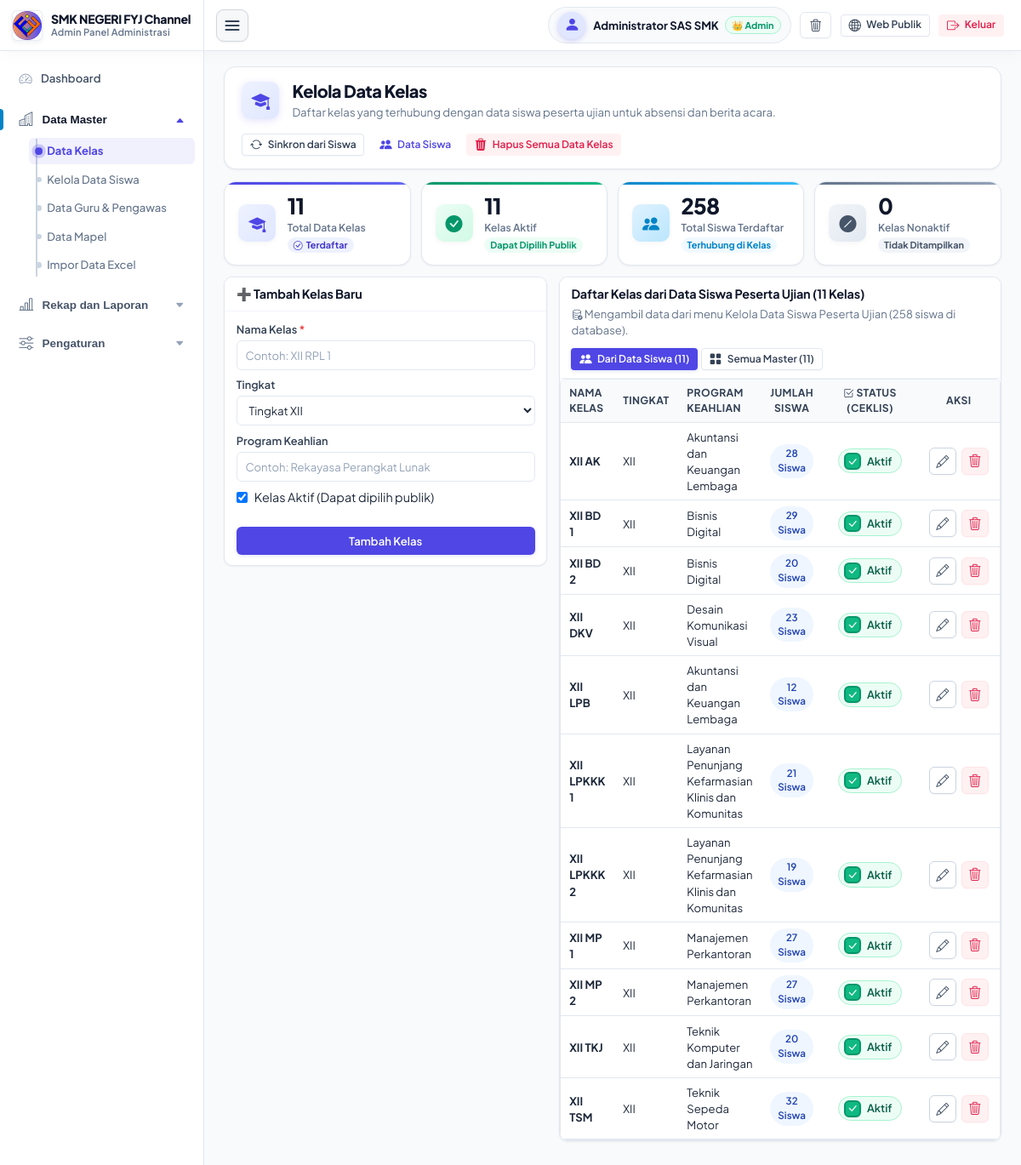
Page /admin/kelas.php (signed in) on the committed database.
### tables this page shows
CREATE TABLE kelas (
    id INTEGER PRIMARY KEY AUTOINCREMENT,
    nama_kelas VARCHAR(50) NOT NULL,
    tingkat VARCHAR(10) DEFAULT 'XII',
    program_keahlian VARCHAR(100) DEFAULT '',
    aktif INTEGER DEFAULT 1,
    created_at DATETIME,
    updated_at DATETIME
);

### config/database.php (called while the page is built, shortened)
<?php
function getDb(): PDO {
    static $pdo = null;
    if ($pdo !== null) {
        return $pdo;
    }
    if (DB_TYPE === 'sqlite') {
        $dsn = 'sqlite:' . DB_SQLITE_PATH;
        $pdo = new PDO($dsn, null, null, [
            PDO::ATTR_ERRMODE => PDO::ERRMODE_EXCEPTION,
            PDO::ATTR_DEFAULT_FETCH_MODE => PDO::FETCH_ASSOC,
        ]);
        $pdo->exec('PRAGMA foreign_keys = ON;');
        $pdo->exec('PRAGMA journal_mode = WAL;');
    }
    return $pdo;
}
function dbQuery(string $sql, array $params = []): PDOStatement {
    $db = getDb();
    $stmt = $db->prepare($sql);
    $stmt->execute($params);
    return $stmt;
}
function dbFetchAll(string $sql, array $params = []): array {
    $stmt = dbQuery($sql, $params);
    return $stmt->fetchAll();
}
function dbValue(string $sql, array $params = []) {
    $stmt = dbQuery($sql, $params);
    return $stmt->fetchColumn();
}

### admin/kelas.php (the view, shortened to what this page needs)
<?php
$totalSiswaGlobal = (int)dbValue("SELECT COUNT(*) FROM siswa");
$totalClassesAll = (int)dbValue("SELECT COUNT(*) FROM kelas");
$aktifClassesCount = (int)dbValue("SELECT COUNT(*) FROM kelas WHERE aktif = 1");
$nonaktifClassesCount = (int)dbValue("SELECT COUNT(*) FROM kelas WHERE aktif = 0");
$totalClassesWithStudents = (int)dbValue("SELECT COUNT(DISTINCT class_id) FROM siswa WHERE class_id > 0");
$editClass = null;
$viewSource = $_GET['source'] ?? ($totalSiswaGlobal > 0 ? 'siswa' : 'all');
if ($totalSiswaGlobal > 0 && $viewSource === 'siswa') {
    $classes = dbFetchAll("
        SELECT
            k.id,
            k.nama_kelas,
            k.tingkat,
            k.program_keahlian,
            k.aktif,
            COUNT(s.id) as total_siswa,
            SUM(CASE WHEN s.aktif = 1 THEN 1 ELSE 0 END) as total_siswa_aktif
        FROM kelas k
        INNER JOIN siswa s ON s.class_id = k.id
        GROUP BY k.id, k.nama_kelas, k.tingkat, k.program_keahlian, k.aktif
        ORDER BY k.tingkat DESC, k.nama_kelas ASC
    ");
}
require_once __DIR__ . '/layout_header.php';
?>
<div class="page-header-card">
    <div class="page-header-content">
        <div class="page-header-icon-box">
            <i class="bi bi-mortarboard-fill"></i>
        </div>
        <div>
            <h1 class="page-header-title">Kelola Data Kelas</h1>
            <p class="page-header-subtitle">
                Daftar kelas yang terhubung dengan data siswa peserta ujian untuk absensi dan berita acara.
            </p>
        </div>
    </div>
    <div class="page-header-actions" style="display: flex; gap: 0.5rem; align-items: center; flex-wrap: wrap;">
        <form method="POST" action="/admin/kelas.php" style="display: inline; margin: 0;">
            <button type="submit" class="btn btn-secondary btn-sm" title="Sinkronkan daftar kelas langsung dari data siswa peserta ujian">
                <i class="bi bi-arrow-repeat"></i> <span>Sinkron dari Siswa</span>
            </button>
        </form>
        <a href="/admin/siswa.php" class="btn btn-outline-primary btn-sm" title="Buka Menu Kelola Data Siswa Peserta Ujian">
            <i class="bi bi-people-fill"></i> <span>Data Siswa</span>
        </a>
        <?php if (!empty($classes) || $totalClassesAll > 0): ?>
            <button type="button" class="btn btn-danger-soft btn-sm" onclick="confirmResetAllKelas()" title="Kosongkan seluruh data kelas untuk persiapan periode baru">
                <i class="bi bi-trash3-fill"></i> <span>Hapus Semua Data Kelas</span>
            </button>
        <?php endif; ?>
    </div>
</div>
<div class="stats-grid">
    <div class="stat-card-modern">
        <div class="stat-accent-bar" style="background: linear-gradient(90deg, #4f46e5, #6366f1);"></div>
        <div class="stat-icon stat-icon-indigo">
            <i class="bi bi-mortarboard-fill"></i>
        </div>
        <div>
            <div class="stat-value"><?= $totalClassesAll ?></div>
            <div class="stat-label">Total Data Kelas</div>
            <span class="stat-meta-pill" style="background: #eef2ff; color: #4338ca;">
                <i class="bi bi-check-circle"></i> Terdaftar
            </span>
        </div>
    </div>
    <div class="stat-card-modern">
        <div class="stat-accent-bar" style="background: linear-gradient(90deg, #059669, #10b981);"></div>
        <div class="stat-icon" style="background: linear-gradient(135deg, #ecfdf5, #d1fae5); color: #059669;">
            <i class="bi bi-check-circle-fill"></i>
        </div>
        <div>
            <div class="stat-value"><?= $aktifClassesCount ?></div>
            <div class="stat-label">Kelas Aktif</div>
            <span class="stat-meta-pill" style="background: #ecfdf5; color: #059669;">
                Dapat Dipilih Publik
            </span>
        </div>
    </div>
    <div class="stat-card-modern">
        <div class="stat-accent-bar" style="background: linear-gradient(90deg, #0284c7, #38bdf8);"></div>
        <div class="stat-icon stat-icon-sky">
            <i class="bi bi-people-fill"></i>
        </div>
        <div>
            <div class="stat-value"><?= $totalSiswaGlobal ?></div>
            <div class="stat-label">Total Siswa Terdaftar</div>
            <span class="stat-meta-pill" style="background: #f0f9ff; color: #0284c7;">
                Terhubung di Kelas
            </span>
        </div>
    </div>
    <div class="stat-card-modern">
        <div class="stat-accent-bar" style="background: linear-gradient(90deg, #64748b, #94a3b8);"></div>
        <div class="stat-icon" style="background: linear-gradient(135deg, #f1f5f9, #e2e8f0); color: #475569;">
            <i class="bi bi-slash-circle-fill"></i>
        </div>
        <div>
            <div class="stat-value"><?= $nonaktifClassesCount ?></div>
            <div class="stat-label">Kelas Nonaktif</div>
            <span class="stat-meta-pill" style="background: #f1f5f9; color: #475569;">
                Tidak Ditampilkan
            </span>
        </div>
    </div>
</div>
<div class="split-layout" style="height: auto;">
    <div style="flex: 0 0 380px;">
        <div class="card">
            <div class="card-header">
                <span class="card-title"><?= $editClass ? '✏️ Edit Data Kelas' : '➕ Tambah Kelas Baru' ?></span>
            </div>
            <div class="card-body">
                <form method="POST" action="/admin/kelas.php">
                    <div class="form-group">
                        <label class="form-label" for="nama_kelas">Nama Kelas <span class="required">*</span></label>
                        <input type="text" name="nama_kelas" id="nama_kelas" class="form-control"
                               value="<?= htmlspecialchars($editClass['nama_kelas'] ?? '') ?>" placeholder="Contoh: XII RPL 1" required>
                    </div>
                    <div class="form-group">
                        <label class="form-label" for="tingkat">Tingkat</label>
                        <select name="tingkat" id="tingkat" class="form-select">
                            <option value="XII" <?= ($editClass['tingkat'] ?? 'XII') === 'XII' ? 'selected' : '' ?>>Tingkat XII</option>
                        </select>
                    </div>
                    <div class="form-group">
                        <label class="form-label" for="program_keahlian">Program Keahlian</label>
                        <input type="text" name="program_keahlian" id="program_keahlian" class="form-control"
                               value="<?= htmlspecialchars($editClass['program_keahlian'] ?? '') ?>" placeholder="Contoh: Rekayasa Perangkat Lunak">
                    </div>
                    <div class="form-group">
                        <label style="display: flex; align-items: center; gap: 0.5rem; cursor: pointer; font-size: 0.9rem;">
                            <input type="checkbox" name="aktif" value="1" <?= ($editClass['aktif'] ?? 1) == 1 ? 'checked' : '' ?>>
                            Kelas Aktif (Dapat dipilih publik)
                        </label>
                    </div>
                    <div style="display: flex; gap: 0.5rem; margin-top: 1.5rem;">
                        <button type="submit" class="btn btn-primary" style="flex: 1;">
                            <?= $editClass ? 'Simpan Perubahan' : 'Tambah Kelas' ?>
                        </button>
                    </div>
                </form>
            </div>
        </div>
    </div>
    <div style="flex: 1;">
        <div class="card">
            <div class="card-header" style="display: flex; justify-content: space-between; align-items: center; flex-wrap: wrap; gap: 0.75rem;">
                <div>
                    <span class="card-title">
                        <?= ($totalSiswaGlobal > 0 && $viewSource === 'siswa')
                            ? 'Daftar Kelas dari Data Siswa Peserta Ujian (' . count($classes) . ' Kelas)'
                            : 'Daftar Seluruh Kelas (' . count($classes) . ' Kelas)' ?>
                    </span>
                    <div style="font-size: 0.82rem; color: var(--text-muted); margin-top: 3px;">
                        <?php if ($totalSiswaGlobal > 0): ?>
                            <i class="bi bi-database-check text-success"></i> Mengambil data dari menu Kelola Data Siswa Peserta Ujian (<?= $totalSiswaGlobal ?> siswa di database).
                        <?php else: ?>
                            <i class="bi bi-info-circle text-info"></i> Belum ada data siswa di database. Menampilkan daftar master kelas.
                        <?php endif; ?>
                    </div>
                </div>
                <?php if ($totalSiswaGlobal > 0): ?>
                    <div class="btn-group" role="group" style="display: flex; gap: 4px;">
                        <a href="/admin/kelas.php?source=siswa" class="btn btn-sm <?= $viewSource === 'siswa' ? 'btn-primary' : 'btn-secondary' ?>" title="Tampilkan kelas yang memiliki data siswa">
                            <i class="bi bi-people-fill"></i> <span>Dari Data Siswa (<?= $totalClassesWithStudents ?>)</span>
                        </a>
                        <a href="/admin/kelas.php?source=all" class="btn btn-sm <?= $viewSource === 'all' ? 'btn-primary' : 'btn-secondary' ?>" title="Tampilkan semua kelas termasuk yang belum ada siswanya">
                            <i class="bi bi-grid-fill"></i> <span>Semua Master (<?= $totalClassesAll ?>)</span>
                        </a>
                    </div>
                <?php endif; ?>
            </div>
            <div class="card-body" style="padding: 0;">
                <div class="table-responsive">
                    <table class="table">
                        <thead>
                            <tr>
                                <th>Nama Kelas</th>
                                <th>Tingkat</th>
                                <th>Program Keahlian</th>
                                <th style="text-align: center;">Jumlah Siswa</th>
                                <th style="text-align: center; width: 140px;"><i class="bi bi-check2-square"></i> Status (Ceklis)</th>
                                <th style="text-align: center; width: 105px;">AKSI</th>
                            </tr>
                        </thead>
                        <tbody>
                            <?php if (empty($classes)): ?>
                                <tr>
                                    <td colspan="6" style="text-align: center; padding: 2rem; color: var(--text-muted);">
                                        <i class="bi bi-folder-x" style="font-size: 2rem; display: block; margin-bottom: 0.5rem;"></i>
                                        Tidak ada data kelas yang dapat ditampilkan.
                                    </td>
                                </tr>
                            <?php else: ?>
                                <?php foreach ($classes as $c): ?>
                                    <tr>
                                        <td><strong><?= htmlspecialchars($c['nama_kelas']) ?></strong></td>
                                        <td><?= htmlspecialchars($c['tingkat']) ?></td>
                                        <td><?= htmlspecialchars($c['program_keahlian']) ?></td>
                                        <td style="text-align: center;">
                                            <a href="/admin/siswa.php?class_id=<?= $c['id'] ?>" class="badge badge-info" title="Lihat Siswa Kelas Ini di Menu Siswa">
                                                <?= (int)$c['total_siswa'] ?> Siswa
                                            </a>
                                        </td>
                                        <td style="text-align: center;">
                                            <label class="ceklis-status-pill <?= $c['aktif'] ? 'is-active' : 'is-inactive' ?>"
                                                   id="ceklis_box_kelas_<?= $c['id'] ?>"
                                                   title="Klik ceklis untuk mengubah status kelas ini">
                                                <span class="ceklis-box">
                                                    <i class="bi bi-check-lg ceklis-check-icon"></i>
                                                </span>
                                                <span class="ceklis-text" id="ceklis_text_kelas_<?= $c['id'] ?>">
                                                    <?= $c['aktif'] ? 'Aktif' : 'Nonaktif' ?>
                                                </span>
                                            </label>
                                        </td>
                                        <td style="text-align: center; white-space: nowrap;">
                                            <div class="action-btn-group">
                                                <a href="/admin/kelas.php?edit=<?= $c['id'] ?>" class="btn-icon-action btn-icon-edit" title="Edit Kelas">
                                                    <i class="bi bi-pencil"></i>
                                                </a>
                                                <form method="POST" action="/admin/kelas.php" style="display: inline; margin: 0;"
                                                      onsubmit="return confirm('Peringatan: Menghapus kelas akan menghapus seluruh data siswa di kelas ini. Lanjutkan?')">
                                                    <button type="submit" class="btn-icon-action btn-icon-delete" title="Hapus Kelas">
                                                        <i class="bi bi-trash3"></i>
                                                    </button>
                                                </form>
                                            </div>
                                        </td>
                                    </tr>
                                <?php endforeach; ?>
                            <?php endif; ?>
                        </tbody>
                    </table>
                </div>
            </div>
        </div>
    </div>
</div>
<?php require_once __DIR__ . '/layout_footer.php'; ?>

### rows in the picture
kelas: nama_kelas "XII AK", tingkat "XII", program_keahlian "Akuntansi dan Keuangan Lembaga", total_siswa "28", aktif "Aktif"
kelas: nama_kelas "XII BD 1", tingkat "XII", program_keahlian "Bisnis Digital", total_siswa "29", aktif "Aktif"
kelas: nama_kelas "XII BD 2", tingkat "XII", program_keahlian "Bisnis Digital", total_siswa "20", aktif "Aktif"
kelas: nama_kelas "XII DKV", tingkat "XII", program_keahlian "Desain Komunikasi Visual", total_siswa "23", aktif "Aktif"
kelas: nama_kelas "XII LPB", tingkat "XII", program_keahlian "Akuntansi dan Keuangan Lembaga", total_siswa "12", aktif "Aktif"
kelas: nama_kelas "XII LPKKK 1", tingkat "XII", program_keahlian "Layanan Penunjang Kefarmasian Klinis dan Komunitas", total_siswa "21", aktif "Aktif"
kelas: nama_kelas "XII LPKKK 2", tingkat "XII", program_keahlian "Layanan Penunjang Kefarmasian Klinis dan Komunitas", total_siswa "19", aktif "Aktif"
kelas: nama_kelas "XII MP 1", tingkat "XII", program_keahlian "Manajemen Perkantoran", total_siswa "27", aktif "Aktif"
kelas: nama_kelas "XII MP 2", tingkat "XII", program_keahlian "Manajemen Perkantoran", total_siswa "27", aktif "Aktif"
kelas: nama_kelas "XII TKJ", tingkat "XII", program_keahlian "Teknik Komputer dan Jaringan", total_siswa "20", aktif "Aktif"
kelas: nama_kelas "XII TSM", tingkat "XII", program_keahlian "Teknik Sepeda Motor", total_siswa "32", aktif "Aktif"

### other values in the picture
$namaSekolah "SMK NEGERI FYJ Channel"
$_SESSION['admin_name'] "Administrator SAS SMK"
$totalClassesAll "11"
$aktifClassesCount "11"
$totalSiswaGlobal "258"
$nonaktifClassesCount "0"
count($classes) "11"
$totalClassesWithStudents "11"
